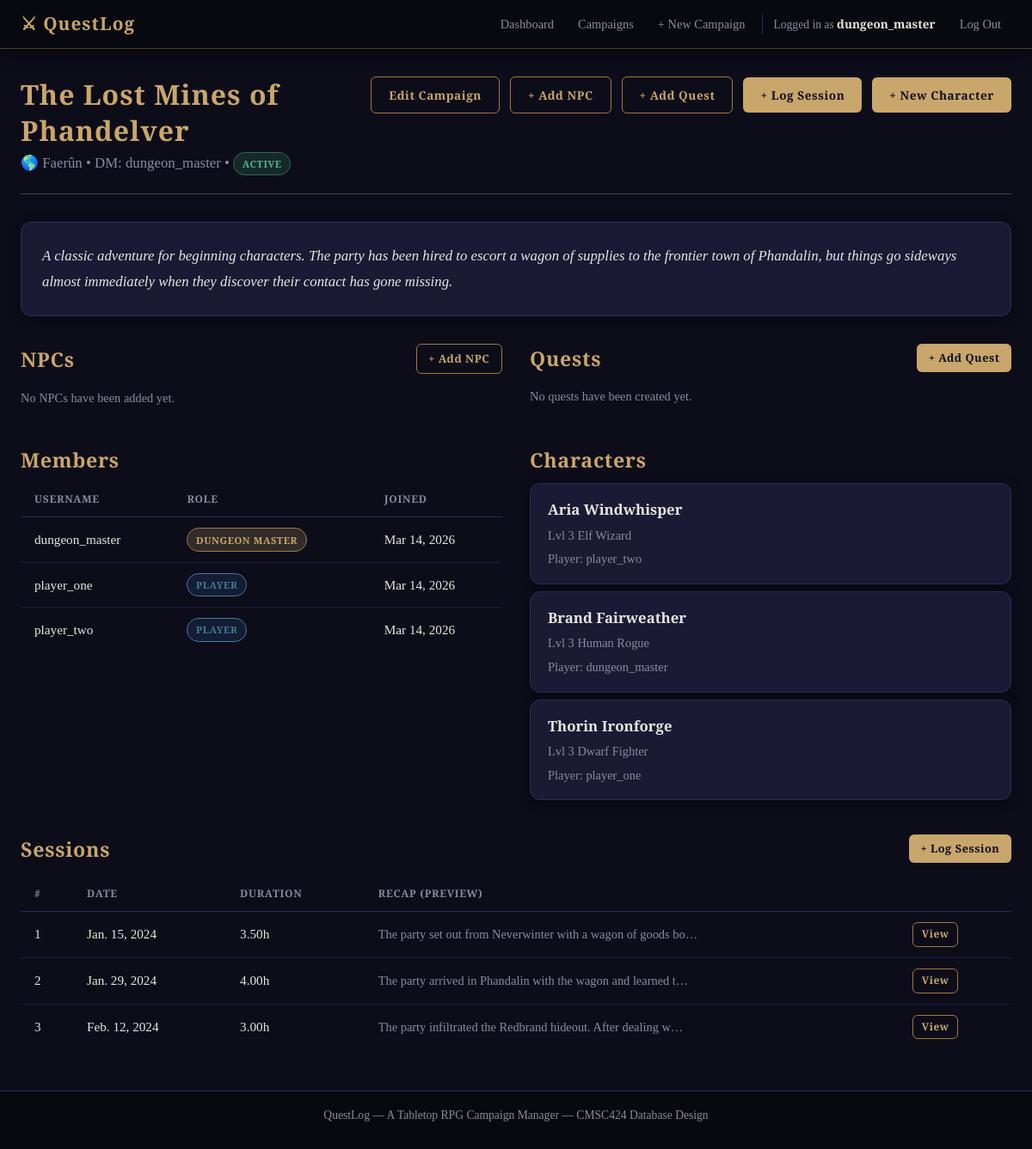
/campaigns/1/ (signed in), run on an earlier commit of the app's database.
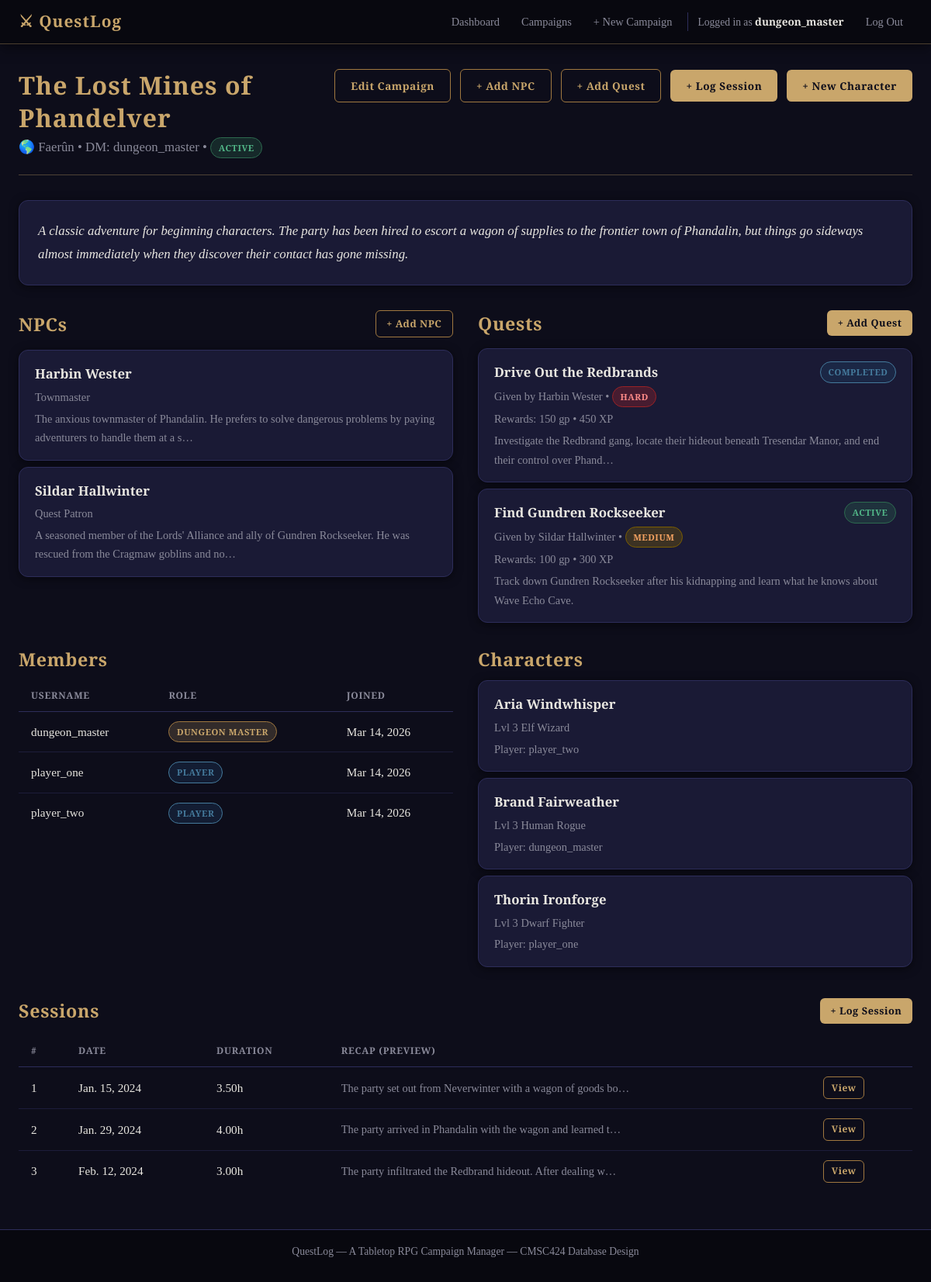
And on a later commit of the database.
### campaign_manager/models.py (models this page shows, shortened)
class CampaignPlayer(models.Model):
    ROLE_CHOICES = [
        ('player', 'Player'),
        ('dm',     'Dungeon Master'),
    ]
    campaign  = models.ForeignKey(Campaign, on_delete=models.CASCADE, related_name='memberships')
    user      = models.ForeignKey(User,     on_delete=models.CASCADE, related_name='campaign_memberships')
    role      = models.CharField(max_length=20, choices=ROLE_CHOICES, default='player')
    joined_at = models.DateTimeField(auto_now_add=True)
    class Meta:
        unique_together = ('campaign', 'user')  # One membership per user per campaign

class Character(models.Model):
    RACE_CHOICES = [
        ('human',      'Human'),
        ('elf',        'Elf'),
        ('dwarf',      'Dwarf'),
        ('halfling',   'Halfling'),
        ('gnome',      'Gnome'),
        ('half_elf',   'Half-Elf'),
        ('half_orc',   'Half-Orc'),
        ('tiefling',   'Tiefling'),
        ('dragonborn', 'Dragonborn'),
        ('other',      'Other'),
    ]
    CLASS_CHOICES = [
        ('barbarian', 'Barbarian'),
        ('bard',      'Bard'),
        ('cleric',    'Cleric'),
        ('druid',     'Druid'),
        ('fighter',   'Fighter'),
        ('monk',      'Monk'),
        ('paladin',   'Paladin'),
        ('ranger',    'Ranger'),
        ('rogue',     'Rogue'),
        ('sorcerer',  'Sorcerer'),
        ('warlock',   'Warlock'),
        ('wizard',    'Wizard'),
    ]
    name             = models.CharField(max_length=200)
    race             = models.CharField(max_length=20, choices=RACE_CHOICES, default='human')
    character_class  = models.CharField(max_length=20, choices=CLASS_CHOICES, default='fighter')
    level            = models.IntegerField(default=1)
    hit_points       = models.IntegerField(default=10)
    background_story = models.TextField(blank=True, help_text="Optional backstory for this character")
    campaign = models.ForeignKey(Campaign, on_delete=models.CASCADE, related_name='characters')
    player = models.ForeignKey(User, on_delete=models.CASCADE, related_name='characters')
    class Meta:
        ordering = ['name']

class Session(models.Model):
    session_number = models.IntegerField(
        help_text="Which session this is in the campaign (1, 2, 3, …)"
    )
    date           = models.DateField()
    duration_hours = models.DecimalField(
        max_digits=4, decimal_places=2, null=True, blank=True,
        help_text="How long the session ran, in hours (e.g., 3.5)"
    )
    summary  = models.TextField(blank=True, help_text="Recap notes for this session")
    campaign = models.ForeignKey(Campaign, on_delete=models.CASCADE, related_name='sessions')
    class Meta:
        ordering            = ['campaign', 'session_number']
        unique_together     = ('campaign', 'session_number')  # No duplicate session numbers per campaign

class NPC(models.Model):
    name = models.CharField(max_length=200)
    description = models.TextField(blank=True)
    role = models.CharField(max_length=100)
    campaign = models.ForeignKey(Campaign, on_delete=models.CASCADE, related_name='npcs')
    class Meta:
        ordering = ['campaign', 'name']

class Quest(models.Model):
    STATUS_CHOICES = [
        ('not_started', 'Not Started'),
        ('active', 'Active'),
        ('completed', 'Completed'),
        ('failed', 'Failed'),
    ]
    DIFFICULTY_CHOICES = [
        ('easy', 'Easy'),
        ('medium', 'Medium'),
        ('hard', 'Hard'),
        ('epic', 'Epic'),
    ]
    name = models.CharField(max_length=200)
    description = models.TextField(blank=True)
    status = models.CharField(max_length=20, choices=STATUS_CHOICES, default='not_started')
    reward_gold = models.IntegerField(default=0)
    reward_xp = models.IntegerField(default=0)
    difficulty = models.CharField(max_length=20, choices=DIFFICULTY_CHOICES, default='medium')
    campaign = models.ForeignKey(Campaign, on_delete=models.CASCADE, related_name='quests')
    given_by = models.ForeignKey(NPC, on_delete=models.CASCADE, related_name='quests_given')
    class Meta:
        ordering = ['campaign', 'name']

### campaign_manager/views.py (the view)
# urls.py: path('campaigns/<int:pk>/', views.campaign_detail, name='campaign_detail'),
@login_required
def campaign_detail(request, pk):
    campaign   = get_object_or_404(Campaign, pk=pk)
    memberships = CampaignPlayer.objects.filter(campaign=campaign).select_related('user')
    characters  = Character.objects.filter(campaign=campaign).select_related('player')
    sessions    = Session.objects.filter(campaign=campaign).order_by('session_number')
    npcs        = NPC.objects.filter(campaign=campaign).order_by('name')
    quests      = Quest.objects.filter(campaign=campaign).select_related('given_by').order_by('name')
    is_member = CampaignPlayer.objects.filter(campaign=campaign, user=request.user).exists()
    is_dm     = campaign.dungeon_master == request.user
    return render(request, 'campaign_manager/campaign_detail.html', {
        'campaign':    campaign,
        'memberships': memberships,
        'characters':  characters,
        'sessions':    sessions,
        'npcs':        npcs,
        'quests':      quests,
        'is_member':   is_member,
        'is_dm':       is_dm,
    })

### campaign_manager/templates/campaign_manager/campaign_detail.html (shortened to what the changed rows need)
{% extends "campaign_manager/base.html" %}
{% block content %}
<div class="page-header">
  <div>
    <h1>{{ campaign.name }}</h1>
  </div>
</div>
<div class="two-col">
  <section>
    <div class="section-header">
      <h2>NPCs</h2>
      {% if is_dm %}
        <a href="{% url 'npc_create' campaign_pk=campaign.pk %}" class="btn btn-secondary btn-sm">+ Add NPC</a>
      {% endif %}
    </div>
    {% if npcs %}
      <div class="character-list">
        {% for npc in npcs %}
          <div class="card card-compact">
            <strong>{{ npc.name }}</strong>
            <span class="text-muted">{{ npc.role }}</span>
            {% if npc.description %}
              <span class="text-muted">{{ npc.description|truncatechars:120 }}</span>
            {% endif %}
          </div>
        {% endfor %}
      </div>
    {% else %}
      <p class="text-muted">No NPCs have been added yet.</p>
    {% endif %}
  </section>
  <section>
    <div class="section-header">
      <h2>Quests</h2>
      {% if is_dm %}
        <a href="{% url 'quest_create' campaign_pk=campaign.pk %}" class="btn btn-primary btn-sm">+ Add Quest</a>
      {% endif %}
    </div>
    {% if quests %}
      <div class="character-list">
        {% for quest in quests %}
          <a href="{% url 'quest_detail' pk=quest.pk %}" class="card card-link card-compact">
            <div class="quest-card-header">
              <strong>{{ quest.name }}</strong>
              <span class="badge badge-status-{{ quest.status }}">{{ quest.get_status_display }}</span>
            </div>
            <span class="text-muted">
              Given by {{ quest.given_by.name }} &bull;
              <span class="badge badge-difficulty-{{ quest.difficulty }}">{{ quest.get_difficulty_display }}</span>
            </span>
            <span class="text-muted">Rewards: {{ quest.reward_gold }} gp &bull; {{ quest.reward_xp }} XP</span>
            {% if quest.description %}
              <span class="text-muted">{{ quest.description|truncatechars:110 }}</span>
            {% endif %}
          </a>
        {% endfor %}
      </div>
    {% else %}
      <p class="text-muted">No quests have been created yet.</p>
    {% endif %}
  </section>
</div>
<div class="two-col">
  <section>
    <h2>Members</h2>
    {% if memberships %}
      <table class="data-table">
        <thead>
          <tr>
            <th>Username</th>
            <th>Role</th>
            <th>Joined</th>
          </tr>
        </thead>
        <tbody>
          {% for membership in memberships %}
            <tr>
              <td>{{ membership.user.username }}</td>
              <td>
                <span class="badge {% if membership.role == 'dm' %}badge-dm{% else %}badge-player{% endif %}">
                  {{ membership.get_role_display }}
                </span>
              </td>
              <td>{{ membership.joined_at|date:"M j, Y" }}</td>
            </tr>
          {% endfor %}
        </tbody>
      </table>
    {% else %}
      <p class="text-muted">No members yet.</p>
    {% endif %}
  </section>
  <section>
    <h2>Characters</h2>
    {% if characters %}
      <div class="character-list">
        {% for character in characters %}
          <a href="{% url 'character_detail' pk=character.pk %}" class="card card-link card-compact">
            <strong>{{ character.name }}</strong>
            <span class="text-muted">
              Lvl {{ character.level }}
              {{ character.get_race_display }}
              {{ character.get_character_class_display }}
            </span>
            <span class="text-muted">Player: {{ character.player.username }}</span>
          </a>
        {% endfor %}
      </div>
    {% endif %}
  </section>
</div>
<section class="dashboard-section">
  <div class="section-header">
    <h2>Sessions</h2>
  </div>
  {% if sessions %}
    <table class="data-table">
      <thead>
        <tr>
          <th>#</th>
          <th>Date</th>
          <th>Duration</th>
          <th>Recap (preview)</th>
          <th></th>
        </tr>
      </thead>
      <tbody>
        {% for session in sessions %}
          <tr>
            <td>{{ session.session_number }}</td>
            <td>{{ session.date }}</td>
            <td>
              {% if session.duration_hours %}{{ session.duration_hours }}h{% else %}â€”{% endif %}
            </td>
            <td class="text-muted">{{ session.summary|truncatechars:60 }}</td>
            <td>
              <a href="{% url 'session_detail' pk=session.pk %}" class="btn btn-secondary btn-xs">
                View
              </a>
            </td>
          </tr>
        {% endfor %}
      </tbody>
    </table>
  {% endif %}
</section>
{% endblock %}

What changed in the data, as far as the page shows it:
added NPC: name "Harbin Wester", role "Townmaster", description "The anxious townmaster of Phandalin. He prefers to solve dangerous problems by paying adventurers to handle them at a s…"
added NPC: name "Sildar Hallwinter", role "Quest Patron", description "A seasoned member of the Lords' Alliance and ally of Gundren Rockseeker. He was rescued from the Cragmaw goblins and no…"
added Quest: name "Drive Out the Redbrands", status "COMPLETED", given_by.name "Harbin Wester", difficulty "HARD", reward_gold "150", reward_xp "450", description "Investigate the Redbrand gang, locate their hideout beneath Tresendar Manor, and end their control over Phand…"
added Quest: name "Find Gundren Rockseeker", status "ACTIVE", given_by.name "Sildar Hallwinter", difficulty "MEDIUM", reward_gold "100", reward_xp "300", description "Track down Gundren Rockseeker after his kidnapping and learn what he knows about Wave Echo Cave."
Also different on the page:
text no longer shown: "No NPCs have been added yet. No quests have been created yet."
